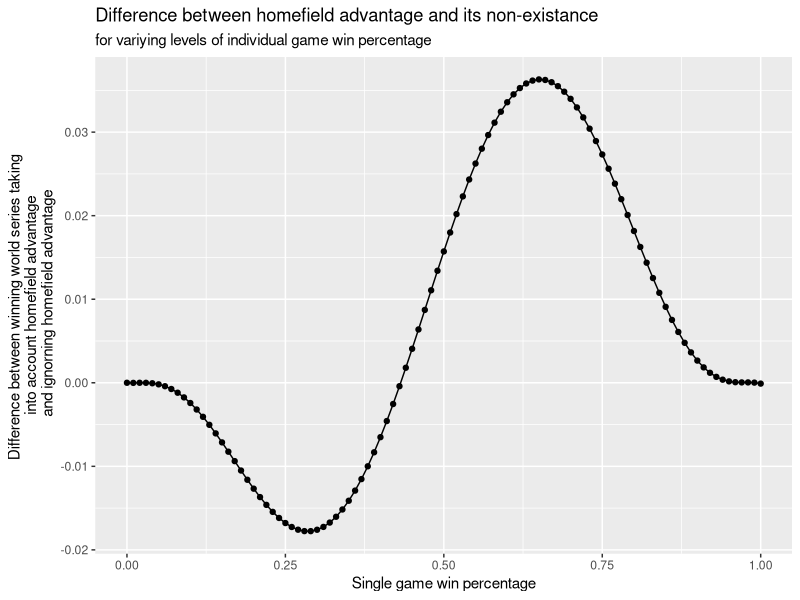

Recreate this plot in R. (Note: a time limit stopped this script after it produced the figure.)
## ---- chunk 1
library(tidyverse)
require(dplyr)
require(data.table)
library(readxl)
library(ggplot2)
## ---- chunk 2
# Get all possible outcomes
all_possibilities <-
  read_excel("../all-possible-world-series-outcomes.xlsx")
# set all posibilitys to a data table
all_possibilities <- as.data.table(all_possibilities)
## ---- chunk 3
# set inital variables
home_field_indicator <- c(1, 1, 0, 0, 0, 1, 1) #{h, h, a, a, a, h, h}
away_field_indicator <- c(0, 0, 1, 1, 1, 0, 0)
no_field_indicator <- c(0.5, 0.5, 0.5, 0.5, 0.5, 0.5, 0.5)
prob_single_game_win <- 0.55
advantage_multiplier <- 1.1 # Set = 1 for no advantage
## ---- chunk 4
calc_analytical_prob <- function(apo, pb, adv) {
  prob_home_win <- pb * adv
  prob_away_win <- 1 - (1 - pb) * adv
  all_possibilities[, p := NA_real_]
  for (i in 1:nrow(all_possibilities)) {
    prob_game <- rep(1, 7)
    for (j in 1:7) {
      p_win <- ifelse(home_field_indicator[j], prob_home_win, prob_away_win)
      prob_game[j] <-
        case_when(all_possibilities[i, j, with = FALSE] == "W" ~ p_win,
                  all_possibilities[i, j, with = FALSE] == "L" ~ 1 - p_win,
                  TRUE ~ 1)
    }
    all_possibilities[i, p := prod(prob_game)] # Data.table syntax
  }
  return(all_possibilities[, sum(p), overall_outcome])
}
## ---- chunk 5
# Calculating probability of world series outcome with team a win probability of 0.55 and a home field advantage of 10%
calc_analytical_prob(all_possibilities, 0.55, 1.1)
# Calculating probability of world series outcome with team a win probability of 0.55 and no home field advantage
calc_analytical_prob(all_possibilities, 0.55, 1)
## ---- chunk 6
# difference winning with homefield advantage and no homefield advantage
calc_analytical_prob(all_possibilities, 0.55, 1.1)[[2]][1] - calc_analytical_prob(all_possibilities, 0.55, 1.0)[[2]][1]
## ---- chunk 7
# function to run one single iteration of simulation
calc_simulation_prob <- function(hfi, pb, adv){
  wins <- 0
  games <- 0
  for(i in 1:7){
    if(hfi[i] == 1){
      p_game <- pb* adv
    }
    else{
      p_game <- 1- (1-pb) * adv
    }
    game_outcome <- rbinom(1,1,p_game)
    wins <- wins + game_outcome
    games <- games + 1
    if(wins == 4 | games - wins == 4) break
  }
  return(wins>3)
}

# function to chose how many simulations to run and return win percentage
calc_sim_output <- function(simulations=100000, hfi, pb, adv){
  t1_wins <- rep(NA, simulations)
  for (i in 1:simulations) {
    t1_wins[i] <- calc_simulation_prob(hfi,pb,adv)
  }
  return(mean(t1_wins))
}
## ---- chunk 8
set.seed(544)
# Simulating 100000 events of starting at home with a winning percentage of 0.55 and a homefield advantage of 10%
calc_sim_output(100000,home_field_indicator, 0.55, 1.1)
# Simulating 100000 events of starting at home with a winning percentage of 0.55 and absolutly no home field advantage
set.seed(544)
calc_sim_output(100000,home_field_indicator, 0.55, 1.0)
## ---- chunk 9
set.seed(544)
calc_sim_output(100000,home_field_indicator, 0.55, 1.1)- calc_sim_output(100000,home_field_indicator, 0.55, 1.0)
## ---- chunk 10
# absolute error of simulated home advantage result
set.seed(544)
abs_err_wh <- abs(calc_sim_output(100000,home_field_indicator, 0.55, 1.1)- calc_analytical_prob(all_possibilities, 0.55, 1.1)[[2]][1])
abs_err_wh
# absolute error of simulated no home advantage result
set.seed(544)
abs_err_woh <- abs(calc_sim_output(100000,home_field_indicator, 0.55, 1.0)- calc_analytical_prob(all_possibilities, 0.55, 1.0)[[2]][1])
abs_err_woh
## ---- chunk 11
# relative error of simulated home advantage result
set.seed(544)
rel_err_wh <-
  abs_err_wh / (calc_analytical_prob(all_possibilities, 0.55, 1.1)[[2]][1])
rel_err_wh
# realtive error of simulated no home advantage result
set.seed(544)
rel_err_woh <-
  abs_err_woh / (calc_analytical_prob(all_possibilities, 0.55, 1.0)[[2]][1])
rel_err_woh
## ---- chunk 12
team_strength_grid <- expand.grid(
  pb = c(seq(0, 1.0, 0.01))
  ,
  p_win_wh = NA_real_
  ,
  p_win_woh = NA_real_
  ,
  diff = NA_real_
)
for (i in 1:nrow(team_strength_grid)) {
  team_strength_grid[i, c("p_win_wh")] <-
    calc_analytical_prob(all_possibilities, team_strength_grid[i, "pb"], 1.1)[[2]][1]
  team_strength_grid[i, c("p_win_woh")] <-
    calc_analytical_prob(all_possibilities, team_strength_grid[i, "pb"], 1.0)[[2]][1]
  team_strength_grid[i, c("diff")] <-
    team_strength_grid[i, c("p_win_wh")] - team_strength_grid[i, c("p_win_woh")]
}
team_strength_grid
## ---- chunk 13
ggplot(team_strength_grid, aes(x = pb, y = diff)) +
  geom_line() +
  geom_point() +
  labs(title = "Difference between homefield advantage and its non-existance", subtitle = "for variying levels of individual game win percentage") +
  xlab("Single game win percentage") +
  ylab(
    "Difference between winning world series taking \ninto account homefield advantage\n and ignorning homefield advantage"
  )
## ---- chunk 14
advantage_factor_grid <- expand.grid(
  adv = c(seq(1, 2, 0.01)),
  pb = c(0.5, 0.55, 0.6, 0.65, 0.7, 0.75, 0.8, 0.85, 0.9, 0.95),
  p_win_wh = NA_real_
)
for (i in 1:nrow(advantage_factor_grid)) {
  advantage_factor_grid[i, c("p_win_wh")] <-
    if(calc_analytical_prob(all_possibilities, advantage_factor_grid[i, c("pb")], advantage_factor_grid[i, c("adv")])[[2]][1] > 1){1}else{calc_analytical_prob(all_possibilities, advantage_factor_grid[i, c("pb")], advantage_factor_grid[i, c("adv")])[[2]][1]}
}
